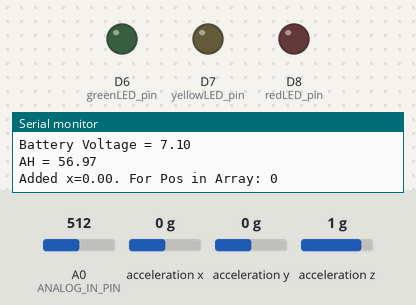
A sketch run on a simulated Arduino Nano 33 IoT. On the bench: output pins drawn as LEDs (lit = HIGH), the last lines printed to the serial monitor. Inputs (shaded band) come from the test bench; at power-on: A0 (ANALOG_IN_PIN) = 512, acceleration x 0 g, acceleration y 0 g, acceleration z 1 g. WiFi joins after 1.5 s; servers stay silent unless stated; web services answer with replies made up by the test bench.

Above: at 2.7 s.
2.8 s: A0 (ANALOG_IN_PIN) set to 621
14.5 s: A0 (ANALOG_IN_PIN) set to 647
At 18.77 s:
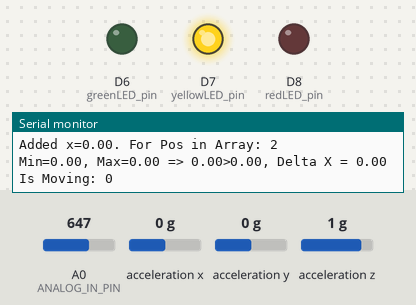
At 24.67 s:
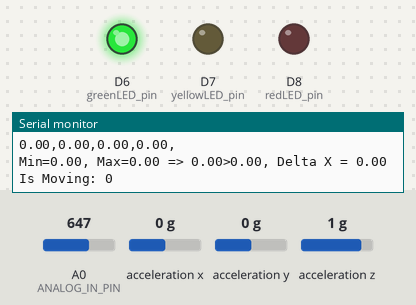
26.3 s: acceleration x set to -1.4 g
At 43.3 s:
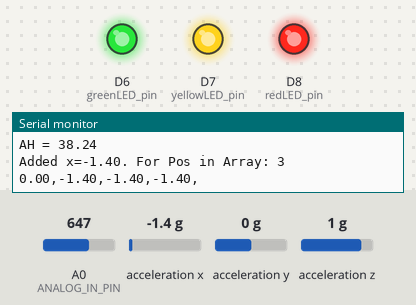
Timing chart, 0 to 44.0 s (numbered marks = the images above; inputs shaded):
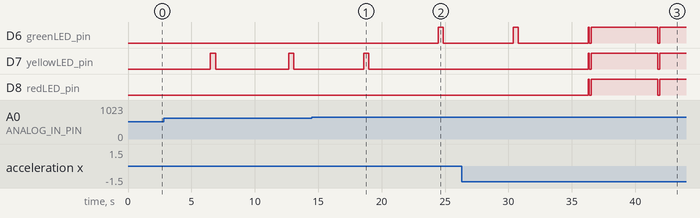

Measured:
- the behaviour switches between 634 and 635 on A0 (ANALOG_IN_PIN) (found by bisection; images 0 and 1)
- after the input at 14.5 s, D6 (greenLED_pin): LOW → HIGH after 10.0 s, → LOW 0.40 s later; D7 (yellowLED_pin): goes on until 19.0 s, then stays LOW
- after the input at 26.3 s, D7 (yellowLED_pin), D8 (redLED_pin): goes HIGH 0.08 s, LOW 0.16 s, HIGH 5.3 s, LOW 0.16 s, then HIGH, starting after 10.0 s
- by itself, D7 (yellowLED_pin): alternates HIGH for 0.40 s and LOW for 5.8 s

The sketch:

Accelerometer.ino
```cpp
#include <Arduino_LSM6DS3.h>

float AccelVal_x;
float AccelVal_y;

void InitAccel() {
   if (!IMU.begin()) {
    Serial.println("Failed to initialize IMU!");
    while (1)
      ;
  }

  // Serial.print("Accelerometer sample rate = ");
  // Serial.print(IMU.accelerationSampleRate());
  // Serial.println(" Hz");
  // Serial.println();
  // Serial.println("Acceleration in G's");
  // Serial.println("X\tY\tZ");
}

float GetAccelX() {
  return AccelVal_x;
}
float GetAccelY() {
  return AccelVal_y;
}
void ReadAccelVals() {
  if (IMU.accelerationAvailable()) {
    float z;
    IMU.readAcceleration(AccelVal_x, AccelVal_y, z);

    // Serial.print(AccelVal_x);
    // Serial.print(',');
    // Serial.print(AccelVal_x);
    // Serial.print(',');
    // Serial.println(z);
  }
}
```

AccelerometerFunctions.ino
```cpp
static const int ACCELEROMETER_SAMPLES = 4;
static const float IS_MOVING_TRESHOLD = 0.05;

float accel_x_vals[ACCELEROMETER_SAMPLES];
float accel_y_vals[ACCELEROMETER_SAMPLES];

int position = 0;

void AddValues(float x, float y) {
  accel_x_vals[position] = x;
  accel_y_vals[position] = y;
  Serial.print("Added x=");
  Serial.print(accel_x_vals[position]);
  Serial.print(". For Pos in Array: ");
  Serial.println(position);
  if (position == ACCELEROMETER_SAMPLES - 1) {
    for (int i = 0; i < ACCELEROMETER_SAMPLES; i++) {
      Serial.print(accel_x_vals[i]);
      Serial.print(",");
    }
    Serial.println();
    position = 0;
  } else {
    position++;
  }
}

bool IsMoving() {

  float min_x = 0;
  float max_x = 0;
  float min_y = 0;
  float max_y = 0;
  bool movingOnX = false;
  max_x = accel_x_vals[0];
  max_x = accel_x_vals[0];
  float val_x;
  float val_y;

  for (int i = 0; i < ACCELEROMETER_SAMPLES; i++) {

    val_x = accel_x_vals[i];
    val_y = accel_y_vals[i];

    if (val_x > max_x) {
      max_x = val_x;
    } else if (val_x < min_x) {
      min_x = val_x;
    }
  }

  Serial.print("Min=");
  Serial.print(min_x);
  Serial.print(", Max=");
  Serial.print(max_x);
  Serial.print(" => ");
  Serial.print(val_x);
  Serial.print(">");
  Serial.print(max_x);
  Serial.print(", Delta X = ");
  Serial.println(max_x - min_x);

  float result = (max_x - min_x);
  if ((max_x - min_x) >= IS_MOVING_TRESHOLD) {
    movingOnX = true;
  }
  // bool movingOnY;
  // if (max_y - min_y >= IS_MOVING_TRESHOLD) {
  //   movingOnY = true;
  // }
  Serial.print("Is Moving: ");
  Serial.println(movingOnX);
  return (movingOnX);
}
```

BatteryVoltage.ino
```cpp
#define ANALOG_IN_PIN A0

// float ref_voltage = 3.297;
float ref_voltage = 3.3;
//float R1 = 30000.0;
//float R2 = 7500.0;

// float R1 = 33000.0;
// float R2 = 10000.0;

float R1 = 32720.0;
float R2 = 9900.0;

float ReadVoltage() {
  float divider_voltage;
  float battery_voltage;
  int divider_adc_value;

  // Read ADC value in divider lead
  divider_adc_value = analogRead(ANALOG_IN_PIN);

  // Determine voltage at ADC input
  divider_voltage = (divider_adc_value * ref_voltage) / 1024.0;

  battery_voltage = divider_voltage / (R2 / (R1 + R2));
 Serial.println("***********************************");
 Serial.print("Divider Voltage = ");
  Serial.println(divider_voltage, 2);
  Serial.print("divider_adc_value = ");
  Serial.println(divider_adc_value, 2);
  Serial.print("Battery Voltage = ");
  Serial.println(battery_voltage, 2);
  return battery_voltage;
}
//  Ah=10(12.8-Vread)
float GetAH() {
  //float AH = 10 * (12.8 - ReadVoltage());
  float AH = 10 * (12.8 - ReadVoltage());
  return AH;
}
```

Firmware.ino
```cpp
float AH;
bool critical_message_send = false;
bool warning_message_send = false;
bool loaded_reported = false;

void setup() {
  initializeLEDs();
  InitAccel();
  InitWifi();
  Serial.print("IS WIFI CONNECTED? ");
  Serial.println(IsWifiConnected());
}

void loop() {
  AH = GetAH();
  Serial.print("AH = ");
  Serial.println(AH);
  ReadAccelVals();
  AddValues(GetAccelX(), GetAccelY());
  delay(5000);
  if (IsMoving()) {
    SwitchAllLEDs();
  } else {
    turnLEDsOff();
    if (AH <= 40) {
      BlinkGreenLED();
      if (critical_message_send || warning_message_send) {
        warning_message_send = false;
        critical_message_send = false;
      }
      if (!loaded_reported) {
        Serial.print("Battery Charge Level Ok");
      }
    } else if (AH > 65) {
      BlinkRedLED();
      loaded_reported = false;
      if (!critical_message_send) {
        if (!IsWifiConnected()) {
          InitWifi();
        } else {
          critical_message_send = SendNotification(AH, "ChargeBattery");
        }
      }
    } else {
      BlinkYellowLED();
      loaded_reported = false;
      if (!warning_message_send) {
        if (!IsWifiConnected()) {
          InitWifi();
        } else {
          warning_message_send = SendNotification(AH, "ChargeBattery");
        }
      }
    }
  }
  delay(100);
}
```

LED.ino
```cpp
int greenLED_pin = 6;
int yellowLED_pin = 7;
int redLED_pin = 8;


void initializeLEDs() {
  pinMode(greenLED_pin, OUTPUT);
  pinMode(yellowLED_pin, OUTPUT);
  pinMode(redLED_pin, OUTPUT);
}


void breathGreenLED() {
  //Fading the LED
  for (int i = 0; i < 255; i++) {
    analogWrite(greenLED_pin, i);
    delay(5);
  }

  for (int i = 255; i > 0; i--) {
    analogWrite(greenLED_pin, i);
    delay(5);
  }
}

void BlinkYellowLED() {
  blinkLED(yellowLED_pin);
}
void BlinkRedLED() {
  blinkLED(redLED_pin);
}


void BlinkGreenLED() {
  blinkLED(greenLED_pin);
}

void blinkLED(int pin) {
  digitalWrite(pin, HIGH);
  delay(400);
  digitalWrite(pin, LOW);
  delay(400);
}

void turnLEDsOff() {
  digitalWrite(greenLED_pin, LOW);
  digitalWrite(yellowLED_pin, LOW);
  digitalWrite(redLED_pin, LOW);
}

void SequenceLEDs() {
  turnLEDsOff();
  delay(200);
  digitalWrite(redLED_pin, HIGH);
  delay(300);
  digitalWrite(yellowLED_pin, HIGH);
  delay(300);
  digitalWrite(greenLED_pin, HIGH);
  delay(300);
}

bool IsOn;

void SwitchAllLEDs() {
  IsOn = 1;
  digitalWrite(redLED_pin, IsOn);
  digitalWrite(yellowLED_pin, IsOn);
  digitalWrite(greenLED_pin, IsOn);
  delay(80);
  IsOn = 0;
  digitalWrite(redLED_pin, IsOn);
  digitalWrite(yellowLED_pin, IsOn);
  digitalWrite(greenLED_pin, IsOn);
  IsOn = 0;
  delay(80);
  digitalWrite(redLED_pin, IsOn);
  digitalWrite(yellowLED_pin, IsOn);
  digitalWrite(greenLED_pin, IsOn);
  delay(80);
  IsOn = 1;
  digitalWrite(redLED_pin, IsOn);
  digitalWrite(yellowLED_pin, IsOn);
  digitalWrite(greenLED_pin, IsOn);
  delay(80);
}
```

Notifications.ino
```cpp
#include <WiFiNINA.h>

// char ssid[] = "Mbphone";
// char pass[] = "Mauricio123";

char ssid[] = "Bell100";
char pass[] = "61354925581223";

// char ssid[] = "dlink-D654";
// char pass[] = "37ADrive";

WiFiClient client;

char HOST_NAME[] = "maker.ifttt.com";
String PATH_NAME = "/trigger/LowChargeAlarm/with/key/bBZfl5MtmOYi2FWDIFTZ7Iozu3qwcZ0uVMxVnTTnwV0";  // change your EVENT-NAME and YOUR-KEY

bool IsWifiConnected() {
  return (WiFi.status() == WL_CONNECTED);
}

bool InitWifi() {

  // initialize WiFi connection
  WiFi.begin(ssid, pass);

  byte count = 0;

  for (int i = 0; i >= 4; i++) {

    if (IsWifiConnected()) {
      Serial.println("Connected to WiFi");
      delay(5000);

      return true;
    } else {
      Serial.print("connection failed");
      Serial.println(i);
      delay(50000);
    }
  }
}

bool SendNotification(float AmpHour, char* message) {

  //String to send: ?value1=AmpHourAh&value2=25";
  String buf;
  buf += F("?value1=");
  buf += String(AmpHour, 2);
  buf += F("Ah &value2=");
  buf += message;
  Serial.println(buf);

  if (!client.connect(HOST_NAME, 80)) return false;
  client.println("GET " + PATH_NAME + buf + " HTTP/1.1");
  client.println("Host: " + String(HOST_NAME));
  client.println("Connection: open");
  client.println();  // end HTTP header

  if (client.connected() && client.available()) {
    // read an incoming byte from the server and print it to serial monitor:
    char c = client.read();
    Serial.print("Message sent to server. Response: ");
    Serial.println(c);
  } else {
    Serial.println("Message not sent. Client Not connected or Available:");
  }
}
```
